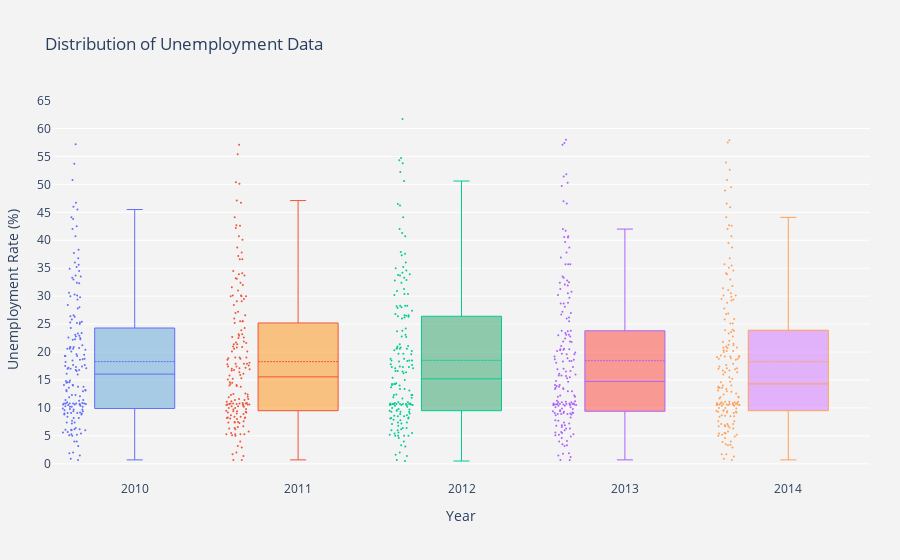

Notebook code cell kept with this figure:
### Markdown cell above
#### The box plot of all the individual countries for the 5 year duration

### Code cell
x_data = ['2010', '2011', '2012', '2013', '2014']
y_data = [data_country['2010'], data_country['2011'], data_country['2012'], data_country['2013'], data_country['2014']]

colors = ['rgba(93, 164, 214, 0.5)', 'rgba(255, 144, 14, 0.5)', 'rgba(44, 160, 101, 0.5)', 'rgba(255, 65, 54, 0.5)', 'rgba(207, 114, 255, 0.5)']

traces = []

for xd, yd, color in zip(x_data, y_data, colors):
    traces.append(go.Box(y=yd, name=xd, boxpoints='all', whiskerwidth=0.2, fillcolor=color, marker=dict(size=2, ), boxmean=True, line=dict(width=1),))

layout = go.Layout(
    title='Distribution of Unemployment Data',
    xaxis=dict(title='Year'),yaxis=dict(title='Unemployment Rate (%)', autorange=True, showgrid=True, zeroline=False, dtick=5, gridcolor='rgb(255, 255, 255)', gridwidth=1),
    margin=dict(l=40, r=30, b=80, t=100,),
    paper_bgcolor='rgb(243, 243, 243)',
    plot_bgcolor='rgb(243, 243, 243)',
    showlegend=False)

fig = go.Figure(data=traces, layout=layout)
py.iplot(fig)

### Figure 1 — Plotly figure (JSON) as saved in the notebook; plotly's stock layout.template omitted (floating-point values rounded to 4 significant figures; data arrays with more than 128 entries replaced by an {"elided": "..."} marker saying what was removed)
{"data": [{"boxmean": true, "boxpoints": "all", "fillcolor": "rgba(93, 164, 214, 0.5)", "line": {"width": 1}, "marker": {"size": 2}, "name": "2010", "type": "box", "whiskerwidth": 0.2, "y": {"elided": "174 float values"}}, {"boxmean": true, "boxpoints": "all", "fillcolor": "rgba(255, 144, 14, 0.5)", "line": {"width": 1}, "marker": {"size": 2}, "name": "2011", "type": "box", "whiskerwidth": 0.2, "y": {"elided": "174 float values"}}, {"boxmean": true, "boxpoints": "all", "fillcolor": "rgba(44, 160, 101, 0.5)", "line": {"width": 1}, "marker": {"size": 2}, "name": "2012", "type": "box", "whiskerwidth": 0.2, "y": {"elided": "174 float values"}}, {"boxmean": true, "boxpoints": "all", "fillcolor": "rgba(255, 65, 54, 0.5)", "line": {"width": 1}, "marker": {"size": 2}, "name": "2013", "type": "box", "whiskerwidth": 0.2, "y": {"elided": "174 float values"}}, {"boxmean": true, "boxpoints": "all", "fillcolor": "rgba(207, 114, 255, 0.5)", "line": {"width": 1}, "marker": {"size": 2}, "name": "2014", "type": "box", "whiskerwidth": 0.2, "y": {"elided": "174 float values"}}], "layout": {"margin": {"b": 80, "l": 40, "r": 30, "t": 100}, "paper_bgcolor": "rgb(243, 243, 243)", "plot_bgcolor": "rgb(243, 243, 243)", "showlegend": false, "title": {"text": "Distribution of Unemployment Data"}, "xaxis": {"title": {"text": "Year"}}, "yaxis": {"autorange": true, "dtick": 5, "gridcolor": "rgb(255, 255, 255)", "gridwidth": 1, "showgrid": true, "title": {"text": "Unemployment Rate (%)"}, "zeroline": false}}}
